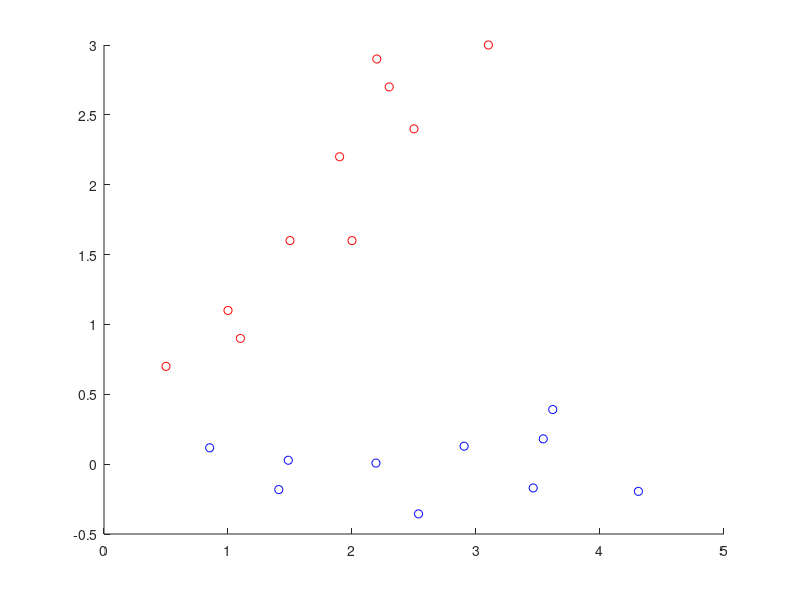

The MATLAB script that drew this image: (Note: this script raises an error after producing the figure.)

x = [2.5 0.5 2.2 1.9 3.1 2.3 2 1 1.5 1.1; 2.4 0.7 2.9 2.2 3 2.7 1.6 1.1 1.6 0.9];
[eigenvectors, eigenvalues] = eigs(x*(x'), 2);
m = (x') * eigenvectors;
hold on
plot(x(1:1,:), x(2:2,:), 'or', m(:,1:1), m(:,2:2), 'ob')
plotv(eigenvectors(:,1), '-r');
plotv(eigenvectors(:,2), '-b');
